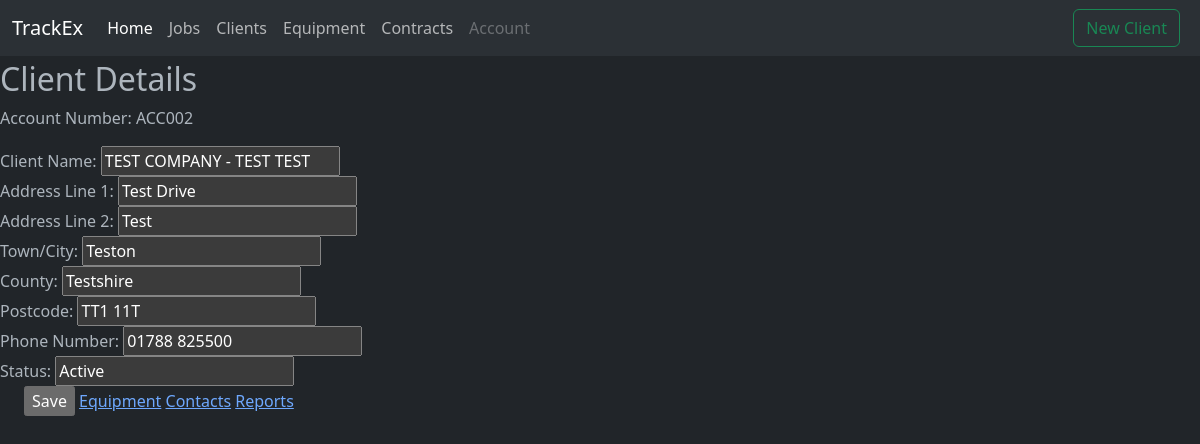
The page /client-details/ACC002 on the database as committed earlier.
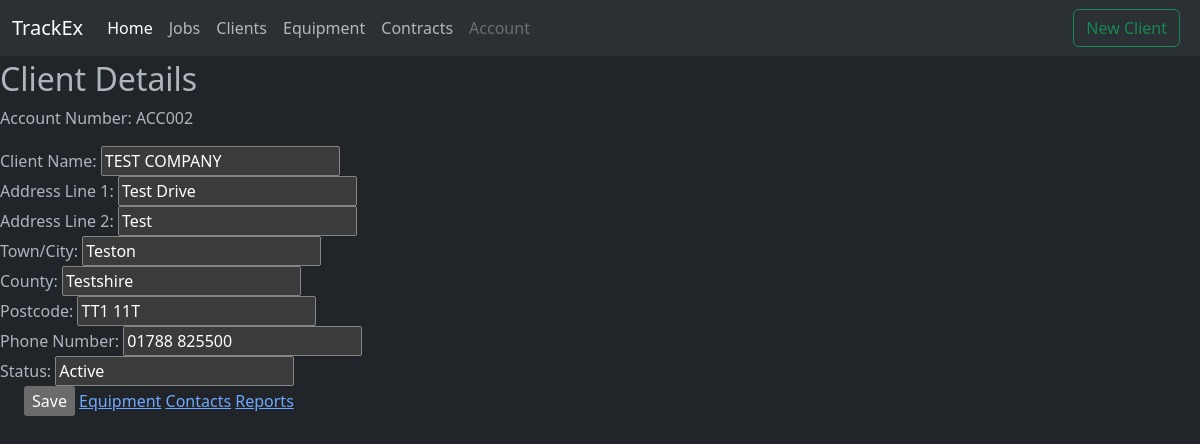
The same page on the database as committed later.
### tables this page shows
CREATE TABLE clients (
            id INTEGER PRIMARY KEY AUTOINCREMENT,
            account_number TEXT,
            client_name TEXT,
            address_line_1 TEXT,
            address_line_2 TEXT,
            town_city TEXT,
            county TEXT,
            postcode TEXT,
            phone_number TEXT,
            status TEXT,
            date_stamp TEXT
        );

### app.py (the view)
@app.route('/client-details/<account_number>')
def client_details(account_number):
    client_details = get_client_details(account_number)  # Implement this function
    return render_template('client_details.html', client_details=client_details)

### app.py (called while the page is built)
def get_db():
    conn = sqlite3.connect(DATABASE)
    conn.row_factory = sqlite3.Row
    return conn

def get_client_details(account_number):
    conn = get_db()
    cursor = conn.cursor()
    cursor.execute('SELECT * FROM clients WHERE account_number = ?', (account_number,))
    client_details = cursor.fetchone()
    conn.close()
    return dict(client_details) if client_details else None

### templates/client_details.html (shortened to what this page needs)
<!doctype html>
<html lang="en" data-bs-theme="dark">
  <head>
    <link rel="stylesheet" type="text/css" href="https://cdnjs.cloudflare.com/ajax/libs/twitter-bootstrap/5.3.0/css/bootstrap.min.css">
    <link rel="stylesheet" type="text/css" href="https://cdn.datatables.net/1.13.7/css/dataTables.bootstrap5.min.css">
  </head>
  <body>
    <div class="container-fluid">
        <nav class="navbar fixed-top navbar-expand-lg bg-body-tertiary">
          <div class="container-fluid">
            <a class="navbar-brand" href="#">TrackEx</a>
            <div class="collapse navbar-collapse" id="navbarNav">
              <ul class="navbar-nav">
                <li class="nav-item">
                  <a class="nav-link active" aria-current="page" href="/">Home</a>
                </li>
                <li class="nav-item">
                  <a class="nav-link" href="/Jobs">Jobs</a>
                </li>
                <li class="nav-item">
                  <a class="nav-link" href="/clients">Clients</a>
                </li>
                <li class="nav-item">
                  <a class="nav-link" href="/equipment">Equipment</a>
                </li>
                <li class="nav-item">
                  <a class="nav-link" href="/contracts">Contracts</a>
                </li>
                <li class="nav-item">
                  <a class="nav-link disabled" aria-disabled="true">Account</a>
                </li>
              </ul>
            </div>
            <button class="btn btn-outline-success me-2" type="button" data-bs-toggle="modal" data-bs-target="#new-client-modal" onclick="searchClients()">New Client</button>
          </div>
        </nav>
    </div>
    <div class="container" style="padding: 1.5%;">
    </div>
    <div class="client-details-container">
      <div class="client-details-header">
        <h2>Client Details</h2>
        <p>Account Number: {{ client_details.account_number }}</p>
      </div>
      <form action="/update-client" method="post" class="client-details-form"> <input
        <div class="form-group"> <label for="client_name">Client Name:</label>
          <input name="client_name" id="client_name" value="{{ client_details.client_name }}"
            required="" type="text"> </div>
        <div class="form-group"> <label for="address_line_1">Address Line 1:</label>
          <input name="address_line_1" id="address_line_1" value="{{ client_details.address_line_1 }}"
            required="" type="text"> </div>
        <div class="form-group"> <label for="address_line_2">Address Line 2:</label>
          <input name="address_line_2" id="address_line_2" value="{{ client_details.address_line_2 }}"
            type="text"> </div>
        <div class="form-group"> <label for="town_city">Town/City:</label> <input
            name="town_city" id="town_city" value="{{ client_details.town_city }}"
            required="" type="text"> </div>
        <div class="form-group"> <label for="county">County:</label> <input name="county"
            id="county" value="{{ client_details.county }}" required="" type="text">
        </div>
        <div class="form-group"> <label for="postcode">Postcode:</label> <input
            name="postcode" id="postcode" value="{{ client_details.postcode }}"
            required="" type="text"> </div>
        <div class="form-group"> <label for="phone_number">Phone Number:</label>
          <input name="phone_number" id="phone_number" value="{{ client_details.phone_number }}"
            required="" type="text"> </div>
        <div class="form-group"> <label for="status">Status:</label> <input name="status"
            id="status" value="{{ client_details.status }}" required="" type="text">
        </div>
        <div class="client-details-navigation" style="margin: auto; padding-left: 2%;">
          <input value="Save" class="button" type="submit"> <a href="/equipment"
            class="button">Equipment</a> <a href="/contacts" class="button">Contacts</a>
          <a href="/reports" class="button">Reports</a> </div>
      </form>
    </div>
  </body>
</html>

Rows that differ between the two databases and show on the page:
changed clients "ACC002": client_name "TEST COMPANY - TEST TEST" → "TEST COMPANY"
